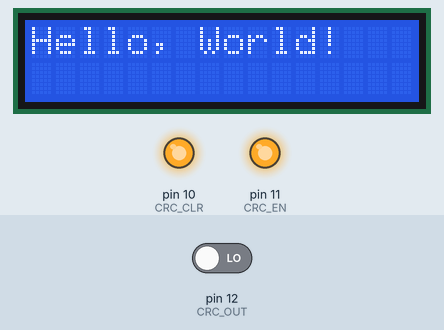
The sketch below on a simulated Arduino Uno, built with avr-gcc and run on an emulated ATmega328P. Shown: 16×2 character LCD, output pins drawn as LEDs (lit = HIGH). The test bench sets the inputs (shaded band); at power-on: pin 12 (CRC_OUT) LOW. Pins used as bus, display or sensor lines are not drawn.

Above: at 0.1 s.
At 6.8 s:
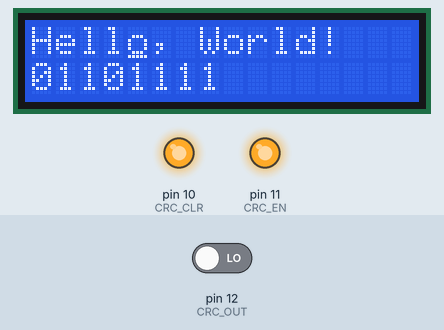
At 13.4 s:
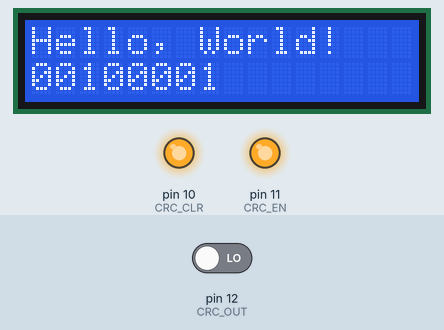
At 16.5 s:
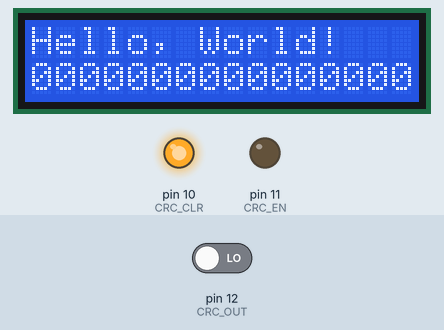
Timing chart, 0 to 18.0 s (numbered marks = the images above):
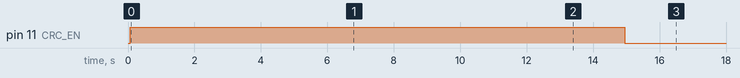

Measured:
- what the display in image 2 shows lasts 1.6 s, from 13.4 s to 15.0 s

The sketch:

crc_tx.ino
```cpp
#include <LiquidCrystal.h>

#define TX_DATA 3
#define TX_CLK 2
#define CRC_CLR 10
#define CRC_CLK 13
#define CRC_EN 11
#define CRC_OUT 12
#define LCD_D4 4
#define LCD_D5 5
#define LCD_D6 6
#define LCD_D7 7
#define LCD_RS 8
#define LCD_EN 9

#define DELAY 50

const char *message = "Hello, World!";

void tx_clk(){
  digitalWrite(TX_CLK, HIGH);
  digitalWrite(CRC_CLK, HIGH);
  delay(DELAY);
  digitalWrite(TX_CLK, LOW);
  digitalWrite(CRC_CLK, LOW);
  delay(DELAY);
}

void crc_clk(){
  digitalWrite(CRC_CLK, HIGH);
  delay(DELAY);
  digitalWrite(CRC_CLK, LOW);
  delay(DELAY);
}

void setup() {
  LiquidCrystal lcd(LCD_RS, LCD_EN, LCD_D4, LCD_D5, LCD_D6, LCD_D7);
  lcd.begin(16,2);
  lcd.setCursor(0, 0);
  lcd.print(message);

  pinMode(TX_DATA, OUTPUT);
  pinMode(TX_CLK, OUTPUT);
  pinMode(CRC_CLK, OUTPUT);
  pinMode(CRC_CLR, OUTPUT);
  pinMode(CRC_EN, OUTPUT);
  pinMode(CRC_OUT, INPUT);
  digitalWrite(CRC_CLR, LOW);
  digitalWrite(CRC_CLR, HIGH);
  digitalWrite(CRC_EN, HIGH);
  delay(2000);

  char message_len = (char)strlen(message);
  for (int bit_idx = 0; bit_idx < 8; bit_idx++) {
    bool tx_bit = message_len & (0x80 >> bit_idx);
    digitalWrite(TX_DATA, tx_bit);
    tx_clk();
  }

  for(int byte_idx = 0; byte_idx < strlen(message); byte_idx++){
    char tx_byte= message[byte_idx];

    lcd.setCursor(0,1);
    lcd.print("        ");

    for(int bit_idx = 0; bit_idx < 8; bit_idx++){
      bool tx_bit = tx_byte & (0x80 >> bit_idx);
      digitalWrite(TX_DATA, tx_bit);
      lcd.setCursor(bit_idx,1);
      lcd.print(tx_bit ? "1" : "0");
      lcd.setCursor(byte_idx,0);
      lcd.cursor();
      tx_clk();
      lcd.noCursor();
    }
  }
  digitalWrite(TX_DATA, LOW);
  for(int i = 0; i < 16; i++){
    crc_clk();
  }
  digitalWrite(CRC_EN, LOW);
  lcd.setCursor(0,1);
  lcd.print("        ");
  lcd.setCursor(0,1);
  for(int i = 0; i < 16; i++){
    bool read_bit = digitalRead(CRC_OUT);
    digitalWrite(TX_DATA,read_bit ? HIGH : LOW);
    lcd.print(read_bit ? "1" : "0");
    tx_clk();
  }
  digitalWrite(TX_DATA, LOW);
}

void loop() {

}
```
